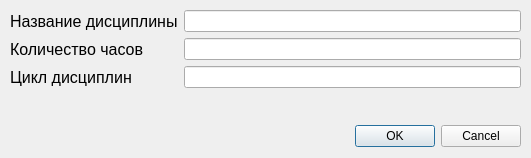
<?xml version="1.0" encoding="UTF-8"?>
<ui version="4.0">
 <class>DialogDiscipline</class>
 <widget class="QDialog" name="DialogDiscipline">
  <property name="geometry">
   <rect>
    <x>0</x>
    <y>0</y>
    <width>531</width>
    <height>158</height>
   </rect>
  </property>
  <property name="windowTitle">
   <string>Dialog</string>
  </property>
  <widget class="QDialogButtonBox" name="buttonBox">
   <property name="geometry">
    <rect>
     <x>350</x>
     <y>120</y>
     <width>171</width>
     <height>32</height>
    </rect>
   </property>
   <property name="cursor">
    <cursorShape>ArrowCursor</cursorShape>
   </property>
   <property name="orientation">
    <enum>Qt::Orientation::Horizontal</enum>
   </property>
   <property name="standardButtons">
    <set>QDialogButtonBox::StandardButton::Cancel|QDialogButtonBox::StandardButton::Ok</set>
   </property>
  </widget>
  <widget class="QWidget" name="formLayoutWidget">
   <property name="geometry">
    <rect>
     <x>10</x>
     <y>10</y>
     <width>511</width>
     <height>101</height>
    </rect>
   </property>
   <layout class="QFormLayout" name="formLayout">
    <item row="0" column="0">
     <widget class="QLabel" name="label">
      <property name="font">
       <font>
        <pointsize>12</pointsize>
       </font>
      </property>
      <property name="text">
       <string>Название дисциплины</string>
      </property>
     </widget>
    </item>
    <item row="1" column="0">
     <widget class="QLabel" name="label_2">
      <property name="font">
       <font>
        <pointsize>12</pointsize>
       </font>
      </property>
      <property name="text">
       <string>Количество часов</string>
      </property>
     </widget>
    </item>
    <item row="2" column="0">
     <widget class="QLabel" name="label_3">
      <property name="font">
       <font>
        <pointsize>12</pointsize>
       </font>
      </property>
      <property name="text">
       <string>Цикл дисциплин</string>
      </property>
     </widget>
    </item>
    <item row="0" column="1">
     <widget class="QLineEdit" name="discipline_name"/>
    </item>
    <item row="1" column="1">
     <widget class="QLineEdit" name="discipline_amount_hours"/>
    </item>
    <item row="2" column="1">
     <widget class="QLineEdit" name="discipline_cycle"/>
    </item>
   </layout>
  </widget>
 </widget>
 <resources/>
 <connections>
  <connection>
   <sender>buttonBox</sender>
   <signal>accepted()</signal>
   <receiver>DialogDiscipline</receiver>
   <slot>accept()</slot>
   <hints>
    <hint type="sourcelabel">
     <x>248</x>
     <y>254</y>
    </hint>
    <hint type="destinationlabel">
     <x>157</x>
     <y>274</y>
    </hint>
   </hints>
  </connection>
  <connection>
   <sender>buttonBox</sender>
   <signal>rejected()</signal>
   <receiver>DialogDiscipline</receiver>
   <slot>reject()</slot>
   <hints>
    <hint type="sourcelabel">
     <x>316</x>
     <y>260</y>
    </hint>
    <hint type="destinationlabel">
     <x>286</x>
     <y>274</y>
    </hint>
   </hints>
  </connection>
 </connections>
</ui>
